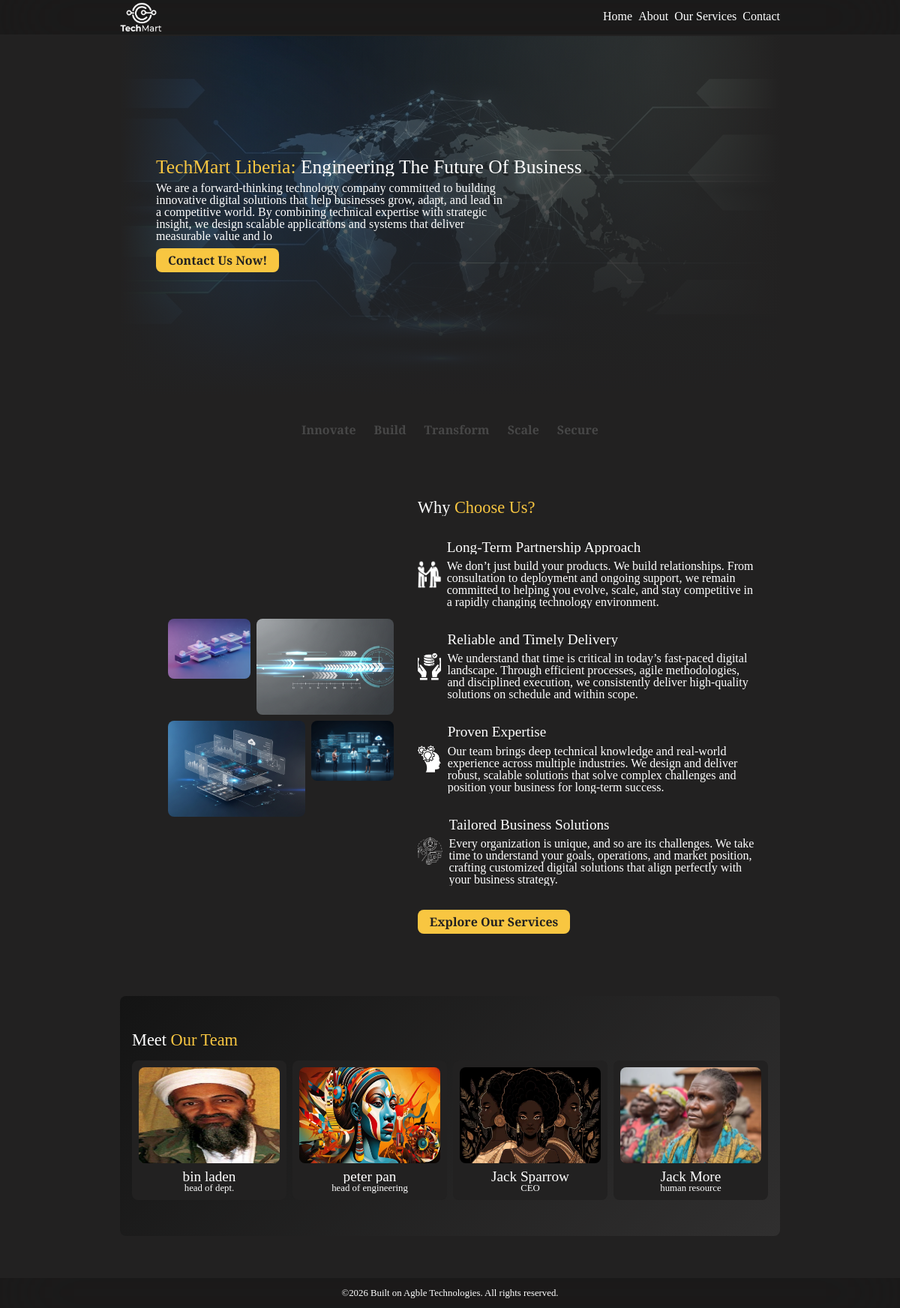
The page /about/ on the database its author committed.
### main/models.py (models this page shows, shortened)
class About_Us_Hero(models.Model):
    about_hero_text_title = models.CharField(max_length=60)
    about_hero_text_body = models.TextField(max_length=300)
    about_hero_image = models.ImageField(upload_to=image_upload_path)

class why_us(models.Model):
    why_us_icon = models.ImageField(upload_to=image_upload_path)
    why_us_title = models.TextField(max_length=50)
    why_us_desc = models.TextField(max_length=500)

class Team_Member(models.Model):
    name = models.CharField(max_length=60)
    position = models.CharField(max_length=60)
    image = models.ImageField(upload_to=image_upload_path)
    instagram_url = models.URLField(blank=True, null=True)
    twitter_url = models.URLField(blank=True, null=True)
    linkedin_url = models.URLField(blank=True, null=True)

### main/views.py (the view)
# urls.py: path('about/', views.about, name='about'),
def about(request):
    return render(request, 'main/about.html', {
        'why_us': why_us.objects.all(),
        'team_members': Team_Member.objects.all(),
        'about_hero': About_Us_Hero.objects.all()
    })

### main/templates/main/about.html (shortened to what this page needs)
{% extends "main/layout.html" %}
{% load static %}
{% block content %}
{% if about_hero %}
<div class="hero_section" style="background: url('{{ about_hero.0.about_hero_image.url }}') center center/cover no-repeat;">
    {% for about in about_hero %}
    <div class="hero_text">
        <div class="hero_text_title">
            <h1>
                <span>TechMart Liberia: </span> {{ about.about_hero_text_title|title }}
            </h1>
        </div>
        <div class="hero_text_body">
            <p>
                {{ about.about_hero_text_body|truncatechars:500 }}
            </p>
        </div>
        <div class="hero_link">
            <a href="{% url 'main:contact' %}">Contact Us Now!</a>
        </div>
    </div>
    {% endfor %}
</div>
{% endif %}
<div class="catchwords">
        <ul>
            <li>Innovate</li>
            <li>Build</li>
            <li>Transform</li>
            <li>Scale</li>
            <li>Secure</li>
        </ul>
</div>
<div class="why_us_section">
    <div class="why_us_images">
        <div class="why_us_images_top">
            <img src="{% static 'main/images/whyus1.jpeg' %}" id="small" alt="Why Us Image 1">
            <img src="{% static 'main/images/whyus2.jpeg' %}" alt="Why Us Image 2">
        </div>
        <div class="why_us_images_bottom">
            <img src="{% static 'main/images/whyus3.jpeg' %}" alt="Why Us Image 3">
            <img src="{% static 'main/images/whyus4.jpeg' %}" id="small" alt="Why Us Image 4">
        </div>
    </div>
    <div class="why_us_texts">
        <div class="why_us_title">
            <h2>Why <span> Choose Us?</span></h2>
        </div>
        {% for why in why_us %}
        <div class="why_us">
            <div class="why_us_icon">
                <img src="{{ why.why_us_icon.url }}" alt="{{ why.why_us_title }} Icon">
            </div>
            <div class="why_us_text">
                <div class="why_us_title">
                    <h3>{{ why.why_us_title }}</h3>
                </div>
                <div class="why_us_desc">
                    <p>
                        {{ why.why_us_desc }}
                    </p>
                </div>
            </div>
        </div>
        {% endfor %}
        <div class="hero_link">
            <a href="{% url 'main:services' %}">Explore Our Services</a>
        </div>
    </div>
</div>
    <div class="team">
        <div class="team_title">
            <h2>Meet <span>Our Team</span></h2>
        </div>
        <div class="container team_container">
            {% for member in team_members %}
            <article class="team_member">
                <div class="team_member-image">
                    <img src="{{ member.image.url }}" alt="{{ member.name }}'s Profile Picture">
                </div>
                <div class="team_member-info">
                    <h3>{{ member.name }}</h3>
                    <p>{{ member.position }}</p>
                </div>
            </article>
            {% endfor %}
        </div>
    </div>
    {% endblock %}

### main/static/main/css/styles.css (style rules this page uses)
:root { --default_bg: #222121; --deep_bg: #0b0b0b; --color_gold: #f8c641; --text_color: #ffffff; --text_color_variant: rgb(71, 71, 71); --color_danger: #f03333; --nav_bg: rgba(0, 0, 0, 0.2); --transition: all 300ms ease; --box_shadow: 0 1.5rem 2rem rgba(0, 0, 0, 0.4); --border_radius: 0.5rem; }
h1 { font-size: 1.6rem; font-weight: 500; }
h2 { font-size: 1.4rem; }
h3 { font-size: 1.2rem; }
p { font-size: 1rem; }
body { background-color: var(--default_bg); }
span { color: var(--color_gold); }
.hero_section { position: relative; height: 30rem; overflow: hidden; display: flex; align-items: center; justify-content: center; margin-bottom: 1rem; }
.hero_section::after { content: ""; position: absolute; left: 0; top: 0; width: 100%; height: 100%; pointer-events: none; background: linear-gradient( to bottom, rgba(34, 33, 33, 0.1) 0%, rgba(34, 33, 33, 0.5) 50%, rgba(34, 33, 33, 1) 100% ), linear-gradient( to left, rgba(34, 33, 33, 1) 0%, rgba(34, 33, 33, 0.7) 20%, rgba(34, 33, 33, 0.25) 80%, rgba(34, 33, 33, 1) 100% ); z-index: 1; }
.hero_section > * { position: relative; z-index: 2; }
.hero_text { display: grid; gap: 0.5rem; padding: 0 3rem; }
.hero_text_body { width: 60%; }
.hero_link a { display: inline-block; padding: 0.5rem 1rem; background-color: var(--color_gold); color: var(--default_bg); border-radius: var(--border_radius); font-weight: 900; transition: var(--transition); }
.catchwords ul { display: flex; gap: 0.5rem; margin: 1rem 0; justify-content: center; align-items: center; }
.catchwords ul li { color: var(--text_color_variant); padding: 0.3rem 0.5rem; transition: var(--transition); font-weight: 900; }
.team { margin: 1rem auto; border-radius: var(--border_radius); padding: 3rem 1rem; background: linear-gradient(135deg, #141414, #302f2f, #1e1c1c); background-size: 200% 200%; animation: smoothShift 20s ease-in-out infinite; }
.team_container { display: grid; grid-template-columns: repeat(4, 1fr); gap: 0.5rem; }
.team_title h2 { margin-bottom: 1rem; }
.team_member { padding: 0.5rem; border: 1px solid transparent; border-radius: var(--border_radius); transition: var(--transition); position: relative; overflow: hidden; background-color: var(--default_bg); animation: smoothShift 20s ease-in-out infinite; overflow: hidden; }
.team_member-image { width: 100%; height: 8rem; overflow: hidden; object-fit: cover; }
.team_member-image img { filter: saturate(1); height: 100%; width: 100%; border-radius: var(--border_radius); transition: var(--transition); }
.team_member-info * { text-align: center; margin-top: 0.5rem; }
.team_member-info p { font-size: 0.8rem; margin-top: 0; }
.why_us_section { display: grid; grid-template-columns: 40% 60%; gap: 2rem; padding: 4rem; }
.why_us_images { display: grid; gap: 0.5rem; }
.why_us_images_top, .why_us_images_bottom { display: flex; gap: 0.5rem; width: 100%; align-items: flex-start; }
.why_us_images_top img, .why_us_images_bottom img { width: 100%; height: 8rem; object-fit: cover; border-radius: var(--border_radius); }
#small { width: 60%; height: 5rem; object-fit: cover; border-radius: var(--border_radius); }
.why_us_texts { display: grid; gap: 2rem; }
.why_us { display: flex; gap: 0.5rem; align-items: center; }
.why_us_icon { width: 7rem; height: 2.5rem; overflow: hidden; }
.why_us_icon img { width: 100%; height: 100%; filter: brightness(0) invert(1); transition: var(--transition); object-fit: cover; }
.why_us_text { display: grid; gap: 0.5rem; }

### rows shown on the page
About_Us_Hero: about_hero_image (picture), about_hero_text_title "Engineering The Future Of Business", about_hero_text_body "We are a forward-thinking technology company committed to building innovative digital solutions that help businesses grow, adapt, and lead in a competitive world. By combining technical expertise with strategic insight, we design scalable applications and systems that deliver measurable value and lo"
why_us: why_us_icon (picture), why_us_title "Long-Term Partnership Approach", why_us_desc "We don’t just build your products. We build relationships. From consultation to deployment and ongoing support, we remain committed to helping you evolve, scale, and stay competitive in a rapidly changing technology environment."
why_us: why_us_icon (picture), why_us_title "Reliable and Timely Delivery", why_us_desc "We understand that time is critical in today’s fast-paced digital landscape. Through efficient processes, agile methodologies, and disciplined execution, we consistently deliver high-quality solutions on schedule and within scope."
why_us: why_us_icon (picture), why_us_title "Proven Expertise", why_us_desc "Our team brings deep technical knowledge and real-world experience across multiple industries. We design and deliver robust, scalable solutions that solve complex challenges and position your business for long-term success."
why_us: why_us_icon (picture), why_us_title "Tailored Business Solutions", why_us_desc "Every organization is unique, and so are its challenges. We take time to understand your goals, operations, and market position, crafting customized digital solutions that align perfectly with your business strategy."
Team_Member: image (picture), name "bin laden", position "head of dept."
Team_Member: image (picture), name "peter pan", position "head of engineering"
Team_Member: image (picture), name "Jack Sparrow", position "CEO"
Team_Member: image (picture), name "Jack More", position "human resource"
